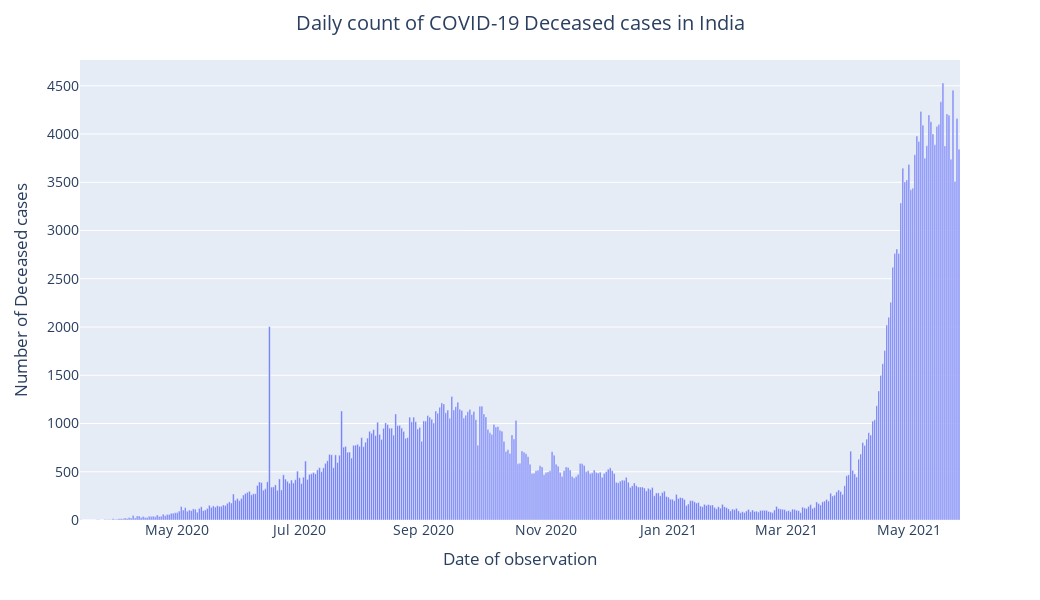
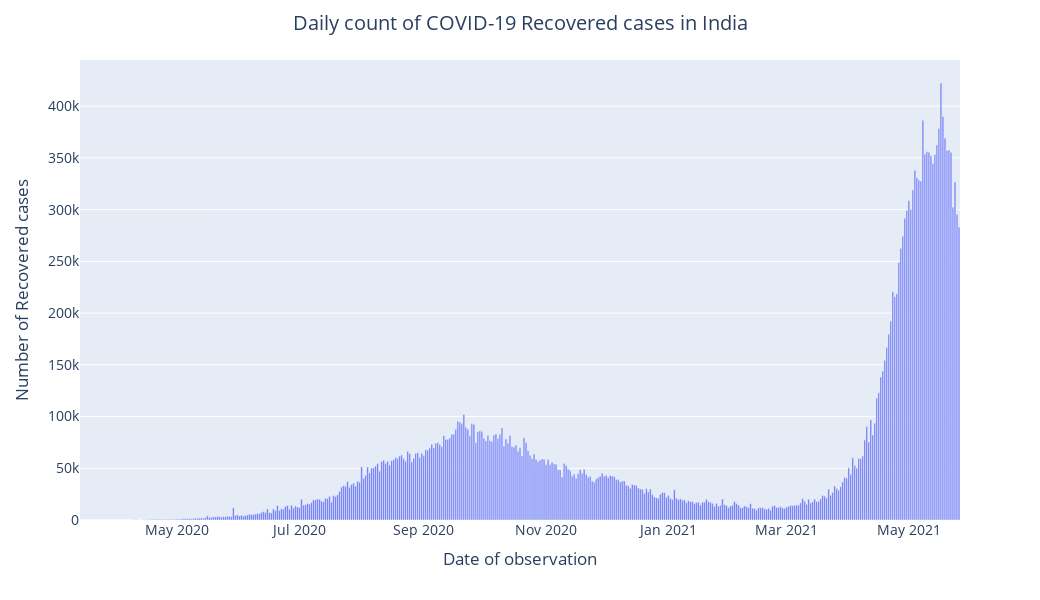

Write notebook code for charts like these, in order.
### Code cell
# Creating graphical representation of daily count of of Confirmation covid cases vs CFR in India
for Cols in India.columns:
    if Cols!='Date':
        if Cols!='Confirmed':
            fig = px.bar(India, x="Date", y=Cols)
            layout = go.Layout(
                title=go.layout.Title(
                text="Daily count of COVID-19 "+ Cols + " cases in India",
                x=0.5
                ),
                font=dict(size=14),
                width=1040,
                height=600,
                xaxis_title = "Date of observation",
                yaxis_title = "Number of "+ Cols + " cases"
                )
            fig.update_layout(layout)
            fig.show()

### Figure 1 — Plotly figure (JSON) as saved in the notebook; plotly's stock layout.template omitted (floating-point values rounded to 4 significant figures; data arrays with more than 128 entries replaced by an {"elided": "..."} marker saying what was removed)
{"data": [{"textposition": "auto", "hovertemplate": "Date=%{x}<br>Deceased=%{y}", "showlegend": false, "legendgroup": "", "name": "", "yaxis": "y", "y": {"elided": "439 int values"}, "hoverlabel": {"namelength": 0}, "offsetgroup": "", "xaxis": "x", "marker": {"color": "#636efa"}, "x": {"elided": "439 str values"}, "alignmentgroup": "True", "type": "bar", "orientation": "v"}], "layout": {"xaxis": {"domain": [0, 1], "anchor": "y", "title": {"text": "Date of observation"}}, "title": {"text": "Daily count of COVID-19 Deceased cases in India", "x": 0.5}, "yaxis": {"domain": [0, 1], "anchor": "x", "title": {"text": "Number of Deceased cases"}}, "height": 600, "barmode": "relative", "width": 1040, "font": {"size": 14}, "margin": {"t": 60}, "legend": {"tracegroupgap": 0}}}

### Figure 2 — Plotly figure (JSON) as saved in the notebook; plotly's stock layout.template omitted (floating-point values rounded to 4 significant figures; data arrays with more than 128 entries replaced by an {"elided": "..."} marker saying what was removed)
{"data": [{"textposition": "auto", "hovertemplate": "Date=%{x}<br>Recovered=%{y}", "showlegend": false, "legendgroup": "", "name": "", "yaxis": "y", "y": {"elided": "439 int values"}, "hoverlabel": {"namelength": 0}, "offsetgroup": "", "xaxis": "x", "marker": {"color": "#636efa"}, "x": {"elided": "439 str values"}, "alignmentgroup": "True", "type": "bar", "orientation": "v"}], "layout": {"xaxis": {"domain": [0, 1], "anchor": "y", "title": {"text": "Date of observation"}}, "title": {"text": "Daily count of COVID-19 Recovered cases in India", "x": 0.5}, "yaxis": {"domain": [0, 1], "anchor": "x", "title": {"text": "Number of Recovered cases"}}, "height": 600, "barmode": "relative", "width": 1040, "font": {"size": 14}, "margin": {"t": 60}, "legend": {"tracegroupgap": 0}}}
